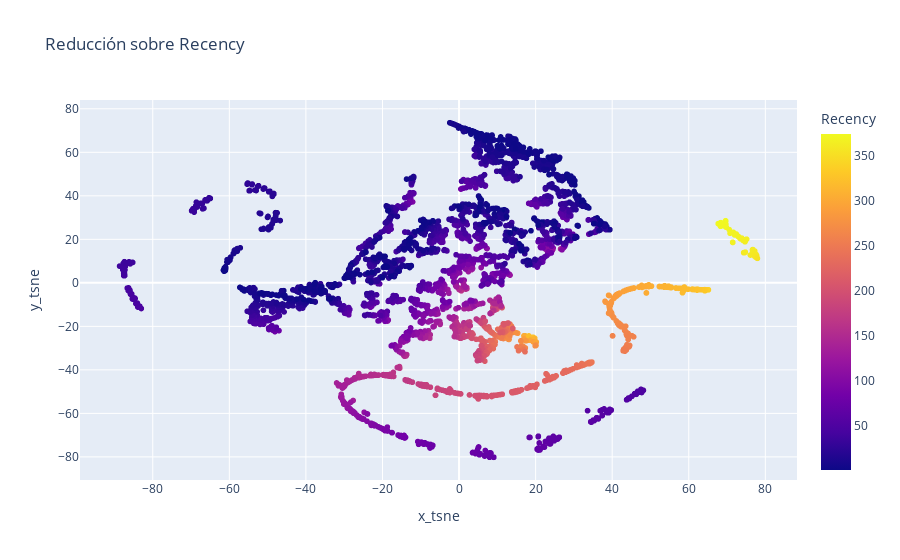

Source (notebook cell):
### Code cell
px.scatter(new_df, x="x_tsne", y="y_tsne", color="Recency", title="Reducción sobre Recency")

### Figure 1 — Plotly figure (JSON) as saved in the notebook; plotly's stock layout.template omitted (floating-point values rounded to 4 significant figures; data arrays with more than 128 entries replaced by an {"elided": "..."} marker saying what was removed)
{"data": [{"hovertemplate": "x_tsne=%{x}<br>y_tsne=%{y}<br>Recency=%{marker.color}<extra></extra>", "legendgroup": "", "marker": {"color": {"elided": "4314 int values"}, "coloraxis": "coloraxis", "symbol": "circle"}, "mode": "markers", "name": "", "showlegend": false, "type": "scattergl", "x": {"elided": "4314 float values"}, "xaxis": "x", "y": {"elided": "4314 float values"}, "yaxis": "y"}], "layout": {"coloraxis": {"colorbar": {"title": {"text": "Recency"}}, "colorscale": [[0, "#0d0887"], [0.1111, "#46039f"], [0.2222, "#7201a8"], [0.3333, "#9c179e"], [0.4444, "#bd3786"], [0.5556, "#d8576b"], [0.6667, "#ed7953"], [0.7778, "#fb9f3a"], [0.8889, "#fdca26"], [1, "#f0f921"]]}, "legend": {"tracegroupgap": 0}, "title": {"text": "Reducción sobre Recency"}, "xaxis": {"anchor": "y", "domain": [0, 1], "title": {"text": "x_tsne"}}, "yaxis": {"anchor": "x", "domain": [0, 1], "title": {"text": "y_tsne"}}}}
